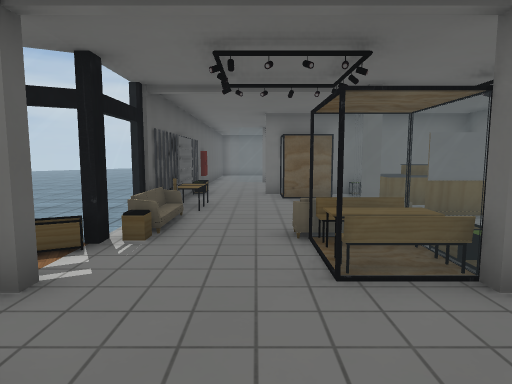
[1] (above)

13 first-person views from a walk through a 3-D level made in the Unity game engine. The camera is 1.3 m above the floor, tilts 6° down and sees 75° across. Doors are open. The floor is counted in squares, 1 m on a side. Each view is taken from the middle of a square. On the plan, view 1 faces up. The plan holds only what a view shows up to about 14 squares ahead; the rest is blank. The place goes on beyond the plan. The player is left out. Some surface patterns are stand-ins.

[2]
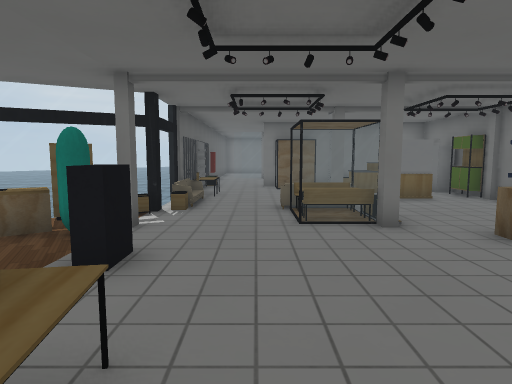

[3]
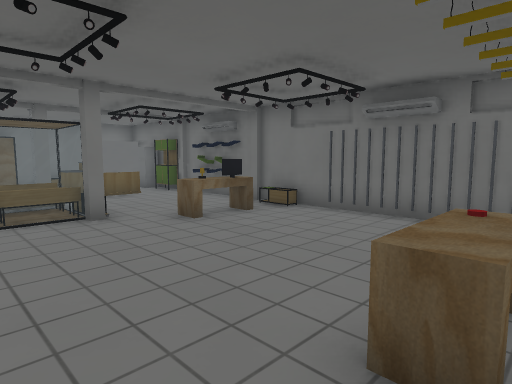

[4]
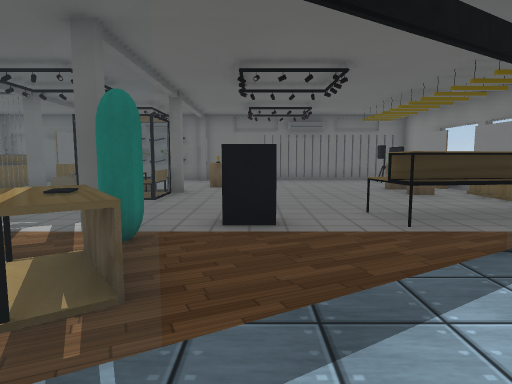

[5]
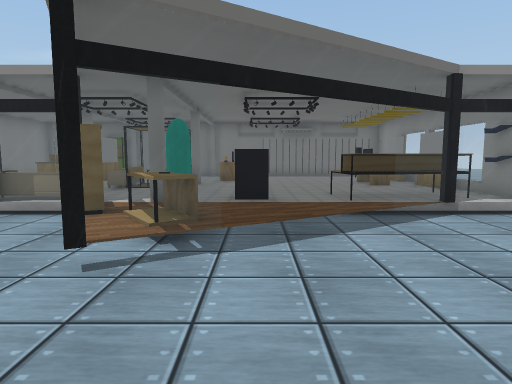

[6]
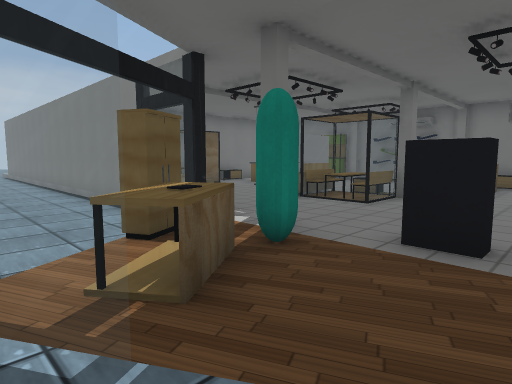

[7]
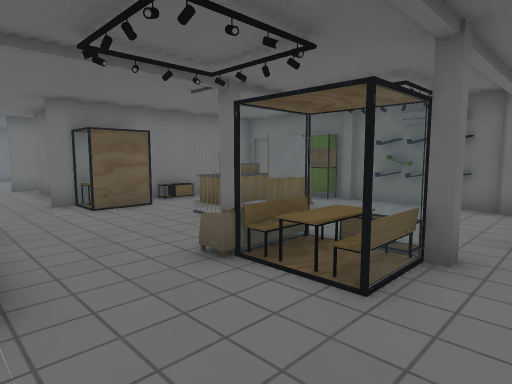

[8]
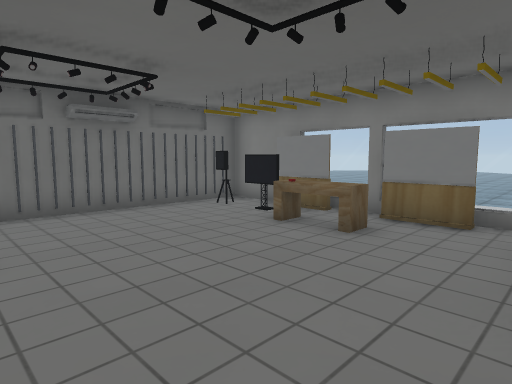

[9]
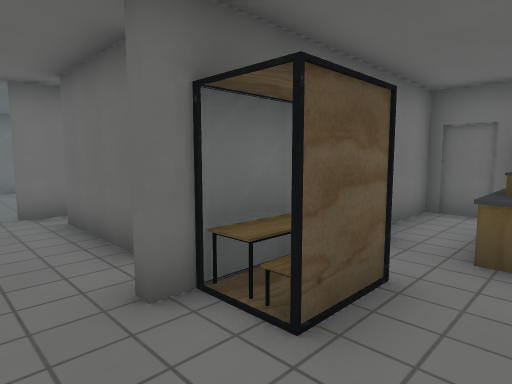

[10]
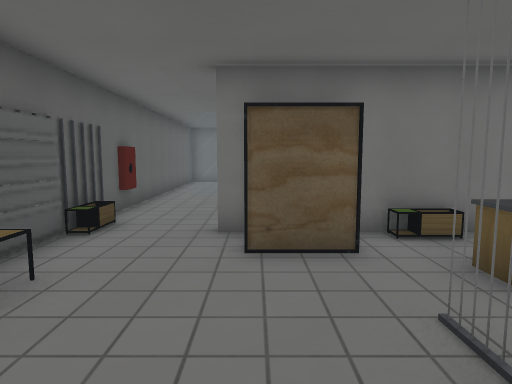

[11]
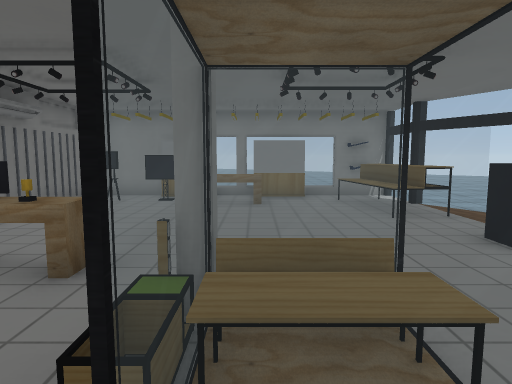

[12]
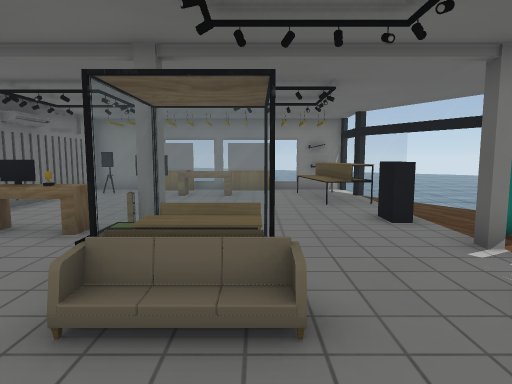

[13]
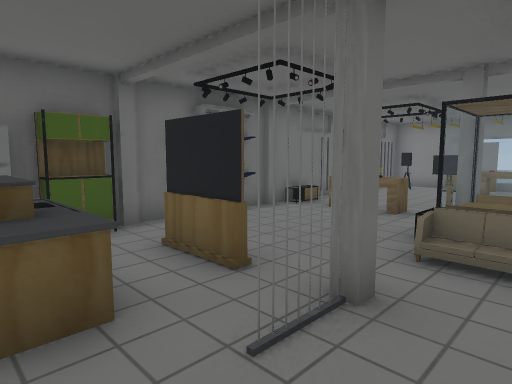

### Floor plan
Key: @ floor where view 1 was taken; # wall or solid block; . main floor; - floor 0.25 m lower than the main floor; / step, stairs or slope; D open door; = window, fence, low wall or low ledge; ^ raised ledge; O other object.
Columns run from 10 left of view 1 to 8 right of it. Each row starts with its distance up from view 1.
 16       --#..#
 15       --#..#
 14  --   --#..#
 13  -------#..#
 12   ------#..#######
 11    -----#..^=.#  ##
 10    -----#.....^^ ##
  9     ----#.....^^##
  8      ---#....##  #
  7      ---O....###.#
  6      ---=........#
  5      --=#..=O#...#
  4    --==/...=^#...#
  3   --=.^#....=#OO.#
  2   --=^=#......OOO#
  1 - ---DD.O........#
  0   ---DD...@......#
 -1   ---DD.^^.......#
 -2    ----=^^.......#
 -3     ---=^^..^O...#
 -4    -----=^...^OO##
 -5   ------=#.=##=###
 -6   -----   = #
 -7    ----
 -8    ---

Positions as (right, up) in squares from view 1, and headings:
1: (0, 0), facing up
2: (0, -3), facing up
3: (0, -4), facing up-right
4: (-7, 1), facing right
5: (-10, 1), facing right
6: (-6, 0), facing up-right
7: (-2, 2), facing up-right
8: (-1, 2), facing down-right
9: (-1, 9), facing up-right
10: (1, 6), facing up
11: (2, 6), facing down
12: (1, 8), facing down
13: (1, 10), facing down-right
